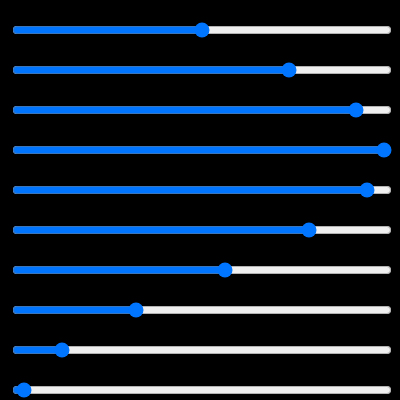
Frame 1 (no input)
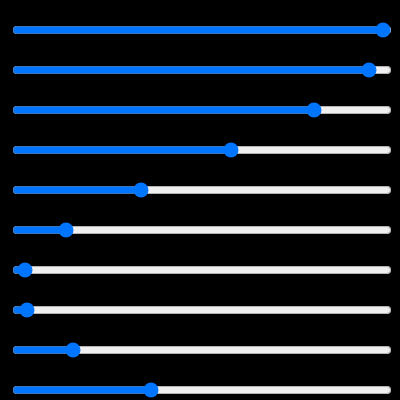
Frame 60 (no input)
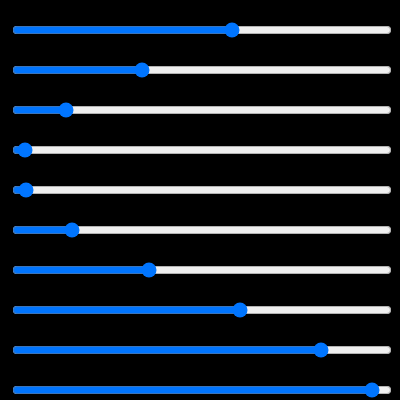
Frame 120 (the mouse pressed at the canvas centre since frame 60)

The p5.js sketch that drew these frames (run headless with seeded random() and noise() and a simulated clock; from frame 60 on, the mouse is pressed at the canvas centre):

// p5.js sketch
// ── sketch.js
// set slider value with a sin wave
// array of sliders
let sliders = [];
//offset
let offset = 0.0;

function setup() {
  createCanvas(400, 400);

  for (let i = 0; i < 10; i++) {
    // create the sliders
    sliders.push(createSlider(0, 400, 50));
    // draw the sliders on screen
    sliders[i].position(10, i * 40 + 20);
    //  set their attributes
    sliders[i].style("width", "380px");
  }
}

function draw() {
  background(0);
  // loop through the array
  for (let i = 0; i < sliders.length; i++) {
    // calculate a value
    let val = sin(i / 2 + offset);
    // use sin to adjust the slider value
    sliders[i].value(val * 200 + 200);
    // update the offset
    offset += .0025
  }
}
